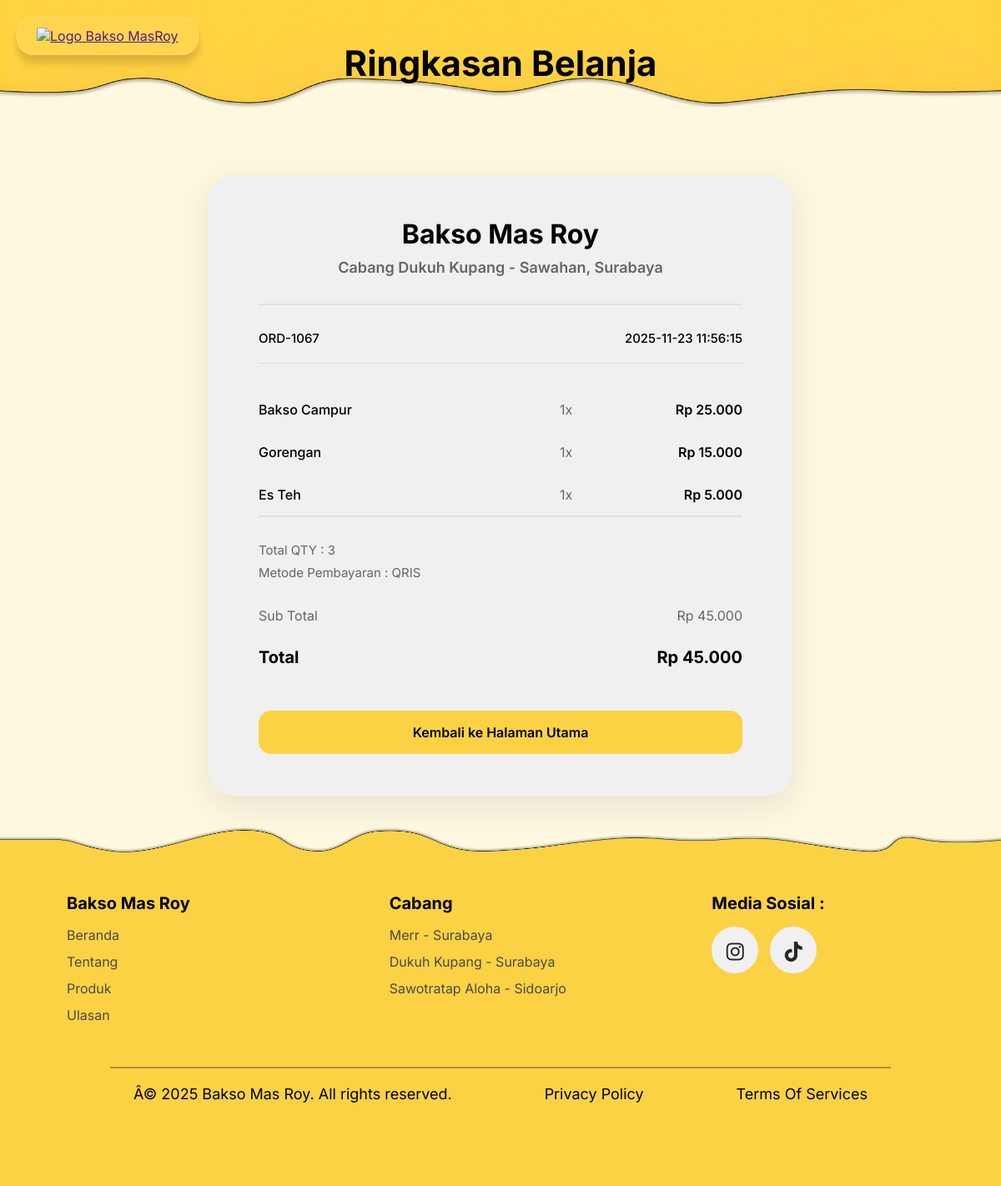
/struk.php?order=31 (signed in), run on the app's committed database.
### tables this page shows
CREATE TABLE `orders` (
  `id` int(11) NOT NULL,
  `order_code` varchar(20) NOT NULL,
  `user_id` int(11) NOT NULL,
  `outlet` varchar(255) NOT NULL,
  `metode` varchar(30) NOT NULL,
  `total_harga` int(11) NOT NULL,
  `tanggal` datetime DEFAULT current_timestamp()
);

CREATE TABLE `order_detail` (
  `id` int(11) NOT NULL,
  `order_id` int(11) NOT NULL,
  `product_id` int(11) NOT NULL,
  `nama` varchar(255) NOT NULL,
  `qty` int(11) NOT NULL,
  `harga` int(11) NOT NULL
);

### struk.php (the view, shortened to what this page needs)
<?php
include 'functions.php';
if (isset($_GET['order']) && $_GET['order'] !== '') {
    $oid = intval($_GET['order']);
    $q = mysqli_query($conn, "SELECT * FROM orders WHERE id = $oid");
    $order = mysqli_fetch_assoc($q);
    $orderid = $order['order_code'];
    $tanggal = $order['tanggal'];
    $total = $order['total_harga'];
    $outlet = $order['outlet'];
    $method = $order['metode'];
    $produk = [];
    $qd = mysqli_query($conn, "SELECT * FROM order_detail WHERE order_id = $oid");
    while ($row = mysqli_fetch_assoc($qd)) {
        $produk[] = [
            'nama' => $row['nama'],
            'qty' => $row['qty'],
            'harga' => $row['harga']
        ];
    }
}
?>
<!DOCTYPE html>
<html lang="en">
<head>
    <link rel="stylesheet" href="css/summary.css" />
    <link rel="stylesheet" href="https://cdnjs.cloudflare.com/ajax/libs/font-awesome/6.5.2/css/all.min.css" />
    <link rel="stylesheet" href="https://cdn.jsdelivr.net/npm/bootstrap-icons@1.11.1/font/bootstrap-icons.css" />
</head>
<body>
    <nav>
        <div class="logo">
            <a href="">
                <img src="css/properties/logo.png" alt="Logo Bakso MasRoy" />
            </a>
        </div>
    </nav>
    <section id="header" class="header">
        <div class="main-header">
            <div class="main-title">
                <h1>Ringkasan Belanja</h1>
            </div>
        </div>
    </section>
    <section id="receipt" class="receipt">
        <div class="receipt-container">
            <div class="receipt-header">
                <div class="receipt-title">
                    <h1>Bakso Mas Roy</h1>
                </div>
                <div class="outlet">
                    <h2><?= $outlet ?></h2>
                </div>
            </div>
            <div class="receipt-info">
                <div class="info-item">
                    <span class="info-label"><?= $orderid ?></span>
                </div>
                <div class="info-item">
                    <span class="info-value"><?= $tanggal ?></span>
                </div>
            </div>
            <div class="receipt-body">
                <?php foreach ($produk as $p): ?>
                    <div class="receipt-item">
                        <span class="item-name"><?= $p['nama'] ?></span>
                        <span class="item-qty"><?= $p['qty'] ?>x</span>
                        <span class="item-price">Rp <?= number_format($p['harga'], 0, ',', '.') ?></span>
                    </div>
                <?php endforeach; ?>
            </div>
            <div class="receipt-footer">
                <div class="footer-info">
                    <p>Total QTY : <?= array_sum(array_column($produk, 'qty')); ?></p>
                    <p>Metode Pembayaran : <?= strtoupper($method) ?></p>
                </div>
                <div class="total-section">
                    <div class="subtotal">
                        <span>Sub Total</span>
                        <span>Rp <?= number_format($total, 0, ',', '.') ?></span>
                    </div>
                    <div class="total">
                        <span>Total</span>
                        <span>Rp <?= number_format($total, 0, ',', '.') ?></span>
                    </div>
                </div>
                <div class="btn-group">
                    <a class="btn-back" href="index.php"
                        style="text-decoration: none; color: black; text-align: center">Kembali ke Halaman Utama</a>
                </div>
            </div>
        </div>
    </section>
    <footer>
        <div class="navigasi-info-dan-medsos">
            <div class="navigasi">
                <h3>Bakso Mas Roy</h3>
                <div class="navigasi-link">
                    <a href="index.php#beranda">Beranda</a>
                    <a href="index.php#tentang">Tentang</a>
                    <a href="index.php#produk">Produk</a>
                    <a href="index.php#ulasan">Ulasan</a>
                </div>
            </div>
            <div class="info">
                <h3>Cabang</h3>
                <div class="info-link">
                    <a href="#">Merr - Surabaya</a>
                    <a href="#">Dukuh Kupang - Surabaya</a>
                    <a href="#">Sawotratap Aloha - Sidoarjo</a>
                </div>
            </div>
            <div class="medsos">
                <h3>Media Sosial :</h3>
                <div class="medsos-link">
                    <ul>
                        <li>
                            <a href="https://www.instagram.com/baksomasroy/"><i class="fab fa-instagram icon"></i></a>
                        </li>
                        <li>
                            <a href="https://www.tiktok.com/@baksomasroy?lang=en"><i
                                    class="fa-brands fa-tiktok icon"></i></a>
                        </li>
                    </ul>
                </div>
            </div>
        </div>
        <hr class="betmut" />
        <div class="copyright">
            <p>Â© 2025 Bakso Mas Roy. All rights reserved.</p>
            <p>Privacy Policy</p>
            <p>Terms Of Services</p>
        </div>
    </footer>
</body>
</html>

### data on the page
orders: outlet "Cabang Dukuh Kupang - Sawahan, Surabaya", order_code "ORD-1067", tanggal "2025-11-23 11:56:15", metode "QRIS", total_harga "45.000"
order_detail: nama "Bakso Campur", qty "1", harga "25.000"
order_detail: nama "Gorengan", qty "1", harga "15.000"
order_detail: nama "Es Teh", qty "1", harga "5.000"

### other printed values
array_sum(array_column($produk, 'qty')) "3"
